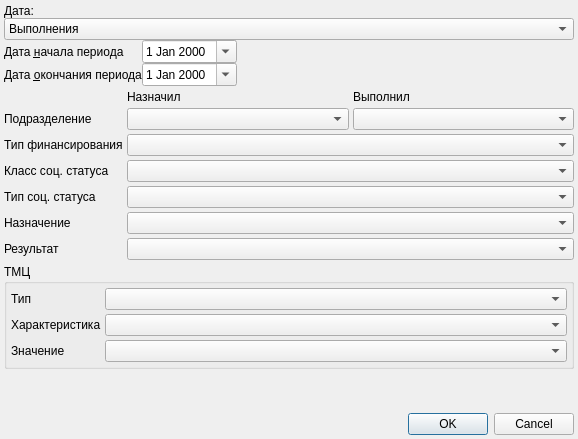
<?xml version="1.0" encoding="UTF-8"?>
<ui version="4.0">
 <class>ReportClientNomenclaturePlanSetupDialog</class>
 <widget class="QDialog" name="ReportClientNomenclaturePlanSetupDialog">
  <property name="geometry">
   <rect>
    <x>0</x>
    <y>0</y>
    <width>578</width>
    <height>439</height>
   </rect>
  </property>
  <property name="windowTitle">
   <string>Dialog</string>
  </property>
  <layout class="QGridLayout" name="gridLayout">
   <property name="margin">
    <number>4</number>
   </property>
   <property name="spacing">
    <number>4</number>
   </property>
   <item row="5" column="1" colspan="2">
    <widget class="CRBComboBox" name="cmbSocStatusClass"/>
   </item>
   <item row="5" column="0">
    <widget class="QLabel" name="lblSocStatusClass">
     <property name="text">
      <string>Класс соц. статуса</string>
     </property>
    </widget>
   </item>
   <item row="2" column="2">
    <widget class="COrgStructureComboBox" name="cmbOrgStructure"/>
   </item>
   <item row="0" column="0" colspan="3">
    <widget class="QWidget" name="pnlDate" native="true">
     <layout class="QGridLayout" name="gridLayout_2">
      <property name="margin">
       <number>0</number>
      </property>
      <property name="spacing">
       <number>0</number>
      </property>
      <item row="2" column="0">
       <widget class="QLabel" name="lblBegDate">
        <property name="sizePolicy">
         <sizepolicy hsizetype="Maximum" vsizetype="Preferred">
          <horstretch>0</horstretch>
          <verstretch>0</verstretch>
         </sizepolicy>
        </property>
        <property name="text">
         <string>Дата &amp;начала периода</string>
        </property>
        <property name="buddy">
         <cstring>edtBegDate</cstring>
        </property>
       </widget>
      </item>
      <item row="2" column="2">
       <spacer name="horizontalSpacer_2">
        <property name="orientation">
         <enum>Qt::Horizontal</enum>
        </property>
        <property name="sizeHint" stdset="0">
         <size>
          <width>40</width>
          <height>20</height>
         </size>
        </property>
       </spacer>
      </item>
      <item row="0" column="0">
       <widget class="QLabel" name="lblDate">
        <property name="sizePolicy">
         <sizepolicy hsizetype="Preferred" vsizetype="Maximum">
          <horstretch>0</horstretch>
          <verstretch>0</verstretch>
         </sizepolicy>
        </property>
        <property name="text">
         <string>Дата:</string>
        </property>
       </widget>
      </item>
      <item row="2" column="1">
       <widget class="CDateEdit" name="edtBegDate">
        <property name="sizePolicy">
         <sizepolicy hsizetype="Maximum" vsizetype="Fixed">
          <horstretch>0</horstretch>
          <verstretch>0</verstretch>
         </sizepolicy>
        </property>
        <property name="calendarPopup">
         <bool>true</bool>
        </property>
       </widget>
      </item>
      <item row="1" column="0" colspan="3">
       <widget class="QComboBox" name="cmbDateType">
        <item>
         <property name="text">
          <string>Выполнения</string>
         </property>
        </item>
        <item>
         <property name="text">
          <string>Назначения</string>
         </property>
        </item>
        <item>
         <property name="text">
          <string>Начала</string>
         </property>
        </item>
        <item>
         <property name="text">
          <string>Планирования</string>
         </property>
        </item>
       </widget>
      </item>
      <item row="3" column="1">
       <widget class="CDateEdit" name="edtEndDate">
        <property name="sizePolicy">
         <sizepolicy hsizetype="Maximum" vsizetype="Fixed">
          <horstretch>0</horstretch>
          <verstretch>0</verstretch>
         </sizepolicy>
        </property>
        <property name="calendarPopup">
         <bool>true</bool>
        </property>
       </widget>
      </item>
      <item row="3" column="0">
       <widget class="QLabel" name="lblEndDate">
        <property name="text">
         <string>Дата &amp;окончания периода</string>
        </property>
        <property name="buddy">
         <cstring>edtEndDate</cstring>
        </property>
       </widget>
      </item>
     </layout>
    </widget>
   </item>
   <item row="11" column="0" colspan="3">
    <widget class="QDialogButtonBox" name="buttonBox">
     <property name="orientation">
      <enum>Qt::Horizontal</enum>
     </property>
     <property name="standardButtons">
      <set>QDialogButtonBox::Cancel|QDialogButtonBox::Ok</set>
     </property>
    </widget>
   </item>
   <item row="3" column="1" colspan="2">
    <widget class="CRBComboBox" name="cmbFinance"/>
   </item>
   <item row="7" column="1" colspan="2">
    <widget class="CRBComboBox" name="cmbEventPurpose"/>
   </item>
   <item row="2" column="0">
    <widget class="QLabel" name="lblOrgStructure">
     <property name="sizePolicy">
      <sizepolicy hsizetype="Maximum" vsizetype="Preferred">
       <horstretch>0</horstretch>
       <verstretch>0</verstretch>
      </sizepolicy>
     </property>
     <property name="text">
      <string>Подразделение</string>
     </property>
    </widget>
   </item>
   <item row="3" column="0">
    <widget class="QLabel" name="lblFinance">
     <property name="sizePolicy">
      <sizepolicy hsizetype="Maximum" vsizetype="Preferred">
       <horstretch>0</horstretch>
       <verstretch>0</verstretch>
      </sizepolicy>
     </property>
     <property name="text">
      <string>Тип финансирования</string>
     </property>
    </widget>
   </item>
   <item row="8" column="1" colspan="2">
    <widget class="CRBComboBox" name="cmbEventResult"/>
   </item>
   <item row="8" column="0">
    <widget class="QLabel" name="lblEventResult">
     <property name="text">
      <string>Результат</string>
     </property>
    </widget>
   </item>
   <item row="6" column="1" colspan="2">
    <widget class="CRBComboBox" name="cmbSocStatusType"/>
   </item>
   <item row="1" column="1">
    <widget class="QLabel" name="lblSetPerson">
     <property name="sizePolicy">
      <sizepolicy hsizetype="Preferred" vsizetype="Maximum">
       <horstretch>0</horstretch>
       <verstretch>0</verstretch>
      </sizepolicy>
     </property>
     <property name="text">
      <string>Назначил</string>
     </property>
    </widget>
   </item>
   <item row="7" column="0">
    <widget class="QLabel" name="lblEventTypePurpose">
     <property name="sizePolicy">
      <sizepolicy hsizetype="Maximum" vsizetype="Preferred">
       <horstretch>0</horstretch>
       <verstretch>0</verstretch>
      </sizepolicy>
     </property>
     <property name="text">
      <string>Назначение</string>
     </property>
    </widget>
   </item>
   <item row="6" column="0">
    <widget class="QLabel" name="lblSocStatusType">
     <property name="sizePolicy">
      <sizepolicy hsizetype="Maximum" vsizetype="Preferred">
       <horstretch>0</horstretch>
       <verstretch>0</verstretch>
      </sizepolicy>
     </property>
     <property name="text">
      <string>Тип соц. статуса</string>
     </property>
    </widget>
   </item>
   <item row="2" column="1">
    <widget class="COrgStructureComboBox" name="cmbSetOrgStructure"/>
   </item>
   <item row="1" column="2">
    <widget class="QLabel" name="lblPerson">
     <property name="text">
      <string>Выполнил</string>
     </property>
    </widget>
   </item>
   <item row="9" column="0" colspan="3">
    <widget class="QGroupBox" name="groupBox">
     <property name="title">
      <string>ТМЦ</string>
     </property>
     <layout class="QGridLayout" name="gridLayout_3">
      <property name="margin">
       <number>4</number>
      </property>
      <property name="spacing">
       <number>4</number>
      </property>
      <item row="1" column="0">
       <widget class="QLabel" name="lblNomenclatureFeatureName">
        <property name="text">
         <string>Характеристика</string>
        </property>
       </widget>
      </item>
      <item row="2" column="1">
       <widget class="QComboBox" name="cmbNomenclatureFeatureValue"/>
      </item>
      <item row="1" column="1">
       <widget class="QComboBox" name="cmbNomenclatureFeatureName"/>
      </item>
      <item row="2" column="0">
       <widget class="QLabel" name="lblNomenclatureFeatureValue">
        <property name="text">
         <string>Значение</string>
        </property>
       </widget>
      </item>
      <item row="0" column="0">
       <widget class="QLabel" name="lblNomenclatureType">
        <property name="sizePolicy">
         <sizepolicy hsizetype="Maximum" vsizetype="Preferred">
          <horstretch>0</horstretch>
          <verstretch>0</verstretch>
         </sizepolicy>
        </property>
        <property name="text">
         <string>Тип</string>
        </property>
       </widget>
      </item>
      <item row="0" column="1">
       <widget class="CRBComboBox" name="cmbNomenclatureType"/>
      </item>
     </layout>
    </widget>
   </item>
   <item row="10" column="0" colspan="3">
    <spacer name="verticalSpacer">
     <property name="orientation">
      <enum>Qt::Vertical</enum>
     </property>
     <property name="sizeHint" stdset="0">
      <size>
       <width>20</width>
       <height>40</height>
      </size>
     </property>
    </spacer>
   </item>
  </layout>
 </widget>
 <customwidgets>
  <customwidget>
   <class>COrgStructureComboBox</class>
   <extends>QComboBox</extends>
   <header>Orgs/OrgStructComboBoxes.h</header>
  </customwidget>
  <customwidget>
   <class>CRBComboBox</class>
   <extends>QComboBox</extends>
   <header>library/crbcombobox.h</header>
  </customwidget>
  <customwidget>
   <class>CDateEdit</class>
   <extends>QDateEdit</extends>
   <header>library/DateEdit</header>
  </customwidget>
 </customwidgets>
 <tabstops>
  <tabstop>cmbDateType</tabstop>
  <tabstop>edtBegDate</tabstop>
  <tabstop>edtEndDate</tabstop>
  <tabstop>cmbSetOrgStructure</tabstop>
  <tabstop>cmbOrgStructure</tabstop>
  <tabstop>cmbFinance</tabstop>
  <tabstop>cmbSocStatusClass</tabstop>
  <tabstop>cmbSocStatusType</tabstop>
  <tabstop>cmbEventPurpose</tabstop>
  <tabstop>cmbEventResult</tabstop>
  <tabstop>cmbNomenclatureType</tabstop>
  <tabstop>cmbNomenclatureFeatureName</tabstop>
  <tabstop>cmbNomenclatureFeatureValue</tabstop>
  <tabstop>buttonBox</tabstop>
 </tabstops>
 <resources/>
 <connections>
  <connection>
   <sender>buttonBox</sender>
   <signal>accepted()</signal>
   <receiver>ReportClientNomenclaturePlanSetupDialog</receiver>
   <slot>accept()</slot>
   <hints>
    <hint type="sourcelabel">
     <x>248</x>
     <y>254</y>
    </hint>
    <hint type="destinationlabel">
     <x>157</x>
     <y>274</y>
    </hint>
   </hints>
  </connection>
  <connection>
   <sender>buttonBox</sender>
   <signal>rejected()</signal>
   <receiver>ReportClientNomenclaturePlanSetupDialog</receiver>
   <slot>reject()</slot>
   <hints>
    <hint type="sourcelabel">
     <x>316</x>
     <y>260</y>
    </hint>
    <hint type="destinationlabel">
     <x>286</x>
     <y>274</y>
    </hint>
   </hints>
  </connection>
 </connections>
</ui>
